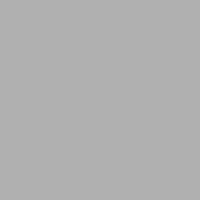
Frame 1 (no input)
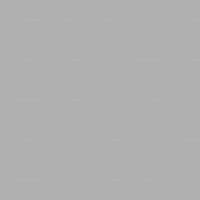
Frame 60 (the mouse pressed at the canvas centre just before this capture)
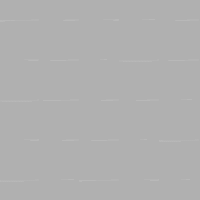
Frame 120 (the mouse held since frame 60 and released just before this capture)

The Processing sketch that drew these frames (run headless with seeded random() and noise(); from frame 60 on, the mouse is pressed at the canvas centre):

// Processing sketch: ArrayObjects
// ── ArrayObjects.pde
/**
 * Array Objects. 
 * 
 * Demonstrates the syntax for creating an array of custom objects. 
 * 
 * Updated 10 March 2003
 * Created 20 October 2002
 */ 
 
int unit = 40;
int num;
Module[] mods;

void setup() 
{
  size(200, 200);
  background(176);
  noStroke();
  
  num = width/unit * width/unit;
  mods = new Module[num];
  
  for (int i=0; i<height/unit; i++) {
    for(int j=0; j<height/unit; j++) {
      int index = i*height/unit + j;
      mods[index] = new Module(j*unit, i*unit, unit/2, unit/2, random(0.05, 0.8));  
    }
  }
}

void draw() 
{
  for(int i=0; i<num; i++) {
    mods[i].update();
    mods[i].draw();
  }
}

class Module {
  float mx, my;
  int size = unit;
  float x, y = 0;
  int xdir = 1;
  int ydir = 1;
  float speed; 
  
  // Contructor (required)
  Module(float imx, float imy, float ix, float iy, float ispeed) {
    mx = imy;
    my = imx;
    x = int(ix);
    y = int(iy);
    speed = ispeed;
  }
  
  // Custom method for updating the variables
  void update() {
    x = x + (speed * xdir);
    if (x >= size || x <= 0) {
      xdir *= -1;
      x = x + (1 * xdir);
      y = y + (1 * ydir);
    }
    if (y >= size || y <= 0) {
      ydir *= -1;
      y = y + (1 * ydir);
    }
  }
  
  // Custom method for drawing the object
  void draw() {
    stroke(second()*4);
    point(mx+x-1, my+y-1);
  }
}
